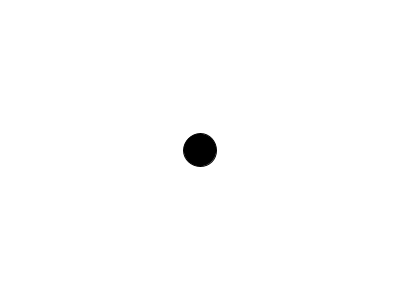
Frame 1 (no input)
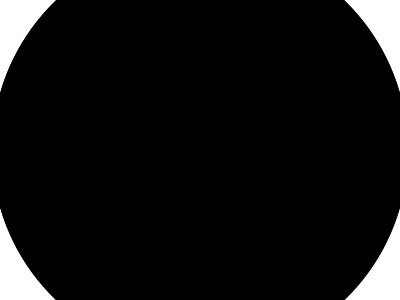
Frame 60 (the mouse pressed at the canvas centre just before this capture)
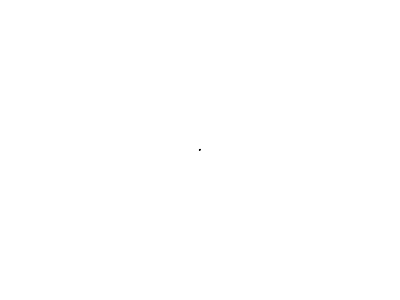
Frame 120 (the mouse held since frame 60 and released just before this capture)

The Processing sketch that drew these frames (run headless with seeded random() and noise(); from frame 60 on, the mouse is pressed at the canvas centre):

// Processing sketch: gaussian
// ── gaussian.pde
import java.util.Random;// the gaussian class has mean = 0 , std deviation =1
Random generator;
void setup(){
  
  generator = new Random();
  size(400,300);
 }
void draw(){
   background(255);
   float h = (float)generator.nextGaussian();
   h  = h*200;
   h = h+200;
   fill(0);
   ellipse(width/2,height/2,h,h);
   
  
  
  
  
}
